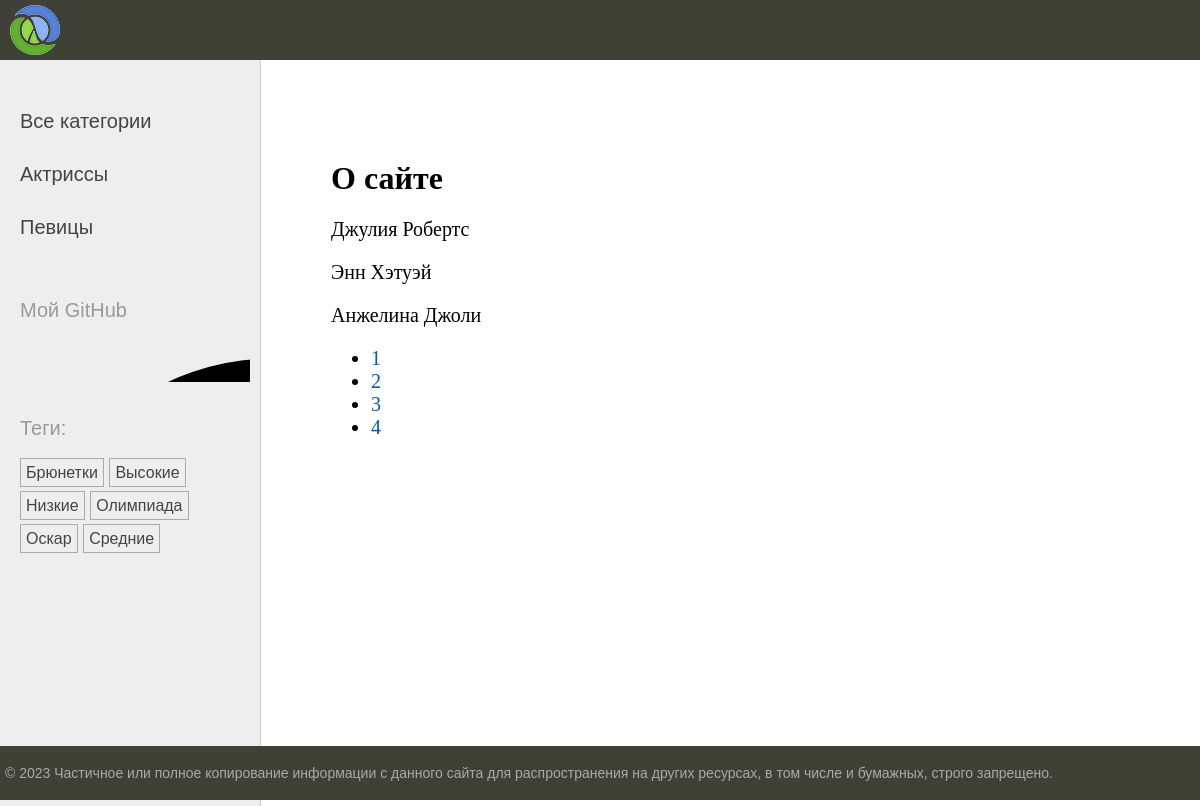
/about/?page=4, run on the app's committed database.
### newsline/models.py (models this page shows, shortened)
class Category(models.Model):
    name = models.CharField(max_length=100, db_index=True, verbose_name='Категория')
    slug = models.SlugField(max_length=255, unique=True, db_index=True)
    class Meta:
        verbose_name = 'Категория'
        verbose_name_plural = 'Категории'
    def get_absolute_url(self):
        return reverse('category', kwargs={'cat_slug': self.slug})

class TagPost(models.Model):
    tag = models.CharField(max_length=100, db_index=True)
    slug = models.SlugField(max_length=255, unique=True, db_index=True)
    def get_absolute_url(self):
        return reverse('tag', kwargs={'tag_slug': self.slug})

class Post(models.Model):
    class Status(models.IntegerChoices):
        DRAFT = 0, 'Черновик'
        PUBLISHED = 1, 'Опубликовано'
    title = models.CharField(max_length=255, verbose_name='Заголовок')
    slug = models.SlugField(max_length=255, unique=True, db_index=True, verbose_name='Слаг',
                            validators=[
                                MinLengthValidator(5),
                                MaxLengthValidator(255),
                            ])
    photo = models.ImageField(upload_to='photos/%Y/%m/%d', default=None, blank=True, null=True, verbose_name='Фотография')
    content = models.TextField(blank=True, verbose_name='Контент')
    time_create = models.DateTimeField(auto_now_add=True, verbose_name='Время создания')
    time_update = models.DateTimeField(auto_now=True, verbose_name='Время обновления')
    is_published = models.IntegerField(choices=Status.choices, default=Status.PUBLISHED, verbose_name='Публикация')
    cat = models.ForeignKey('Category', on_delete=models.PROTECT, related_name='posts', verbose_name='Категория')
    tags = models.ManyToManyField('TagPost', blank=True, related_name='tags', verbose_name='Теги')
    husband = models.OneToOneField('Husband', on_delete=models.SET_NULL, null=True, blank=True, related_name='woman',
                                   verbose_name='Муж')
    objects = models.Manager()
    published = PublishedManager()
    def __str__(self):
        return self.title
    class Meta:
        verbose_name = 'Посты'
        verbose_name_plural = 'Посты'
        ordering = ['-time_create']
        indexes = [
            models.Index(fields=['-time_create'])
        ]

### newsline/views.py (the view)
# urls.py: path('about/', views.about, name='about'),
def about(request):
    contact_list = Post.published.all()
    paginator = Paginator(contact_list, 3)
    page_number = request.GET.get('page')
    page_obj = paginator.get_page(page_number)
    return render(request, 'newsline/about.html',
                  {"title": 'О сайте', 'page_obj': page_obj})

### newsline/models.py (called while the page is built)
    def get_queryset(self):
        return super().get_queryset().filter(is_published=1)

### newsline/templatetags/newsline_tags.py (called while the page is built)
@register.inclusion_tag('newsline/list_categories.html')
def show_categories(cat_selected=0):
    cats = Category.objects.annotate(total=Count('posts')).filter(total__gt=0)
    return {'cats': cats, 'cat_selected': cat_selected}

@register.inclusion_tag('newsline/list_tags.html')
def show_all_tags():
    return {'tags': TagPost.objects.annotate(total=Count('tags')).filter(total__gt=0)}

### newsline/templates/newsline/about.html
{% extends 'base.html' %}
{% block content %}
<h1>{{ title }}</h1>
{% for item in page_obj %}
<p>{{ item}}</p>
{% endfor %}
<nav>
    <ul>
        {% for p in page_obj.paginator.page_range %}
        <li>
            <a href="?page={{ p }}">{{p}}</a>
        </li>
        {% endfor %}
    </ul>
</nav>
{% endblock %}

### newsline/templates/newsline/list_categories.html
{% for cat in cats %}
{% if cat.id == cat_selected %}
<li class="selected">{{cat.name}}</li>
{% else %}
<li><a href="{{ cat.get_absolute_url }}">{{cat.name}}</a></li>
{% endif %}
{% endfor %}

### newsline/templates/newsline/list_tags.html
{% if tags %}
<p>Теги:</p>
<ul class="tags-list">
    {% for t in tags %}
    <li><a href="{{t.get_absolute_url}}">{{t.tag}}</a></li>
    {%endfor%}
</ul>
{% endif %}

### newsline/static/newsline/css/styles.css (style rules this page uses)
html, body { font-family: 'Arial'; margin: 0; padding: 0; height: 100%; width: 100%; color: #444; }
a { color: #0059b2; text-decoration: none; }
.left-chapters ul { width: 230px; margin: 0; padding: 20px 10px 10px 20px; list-style: none; font-size: 20px; }
.left-chapters ul li { margin: 30px 0 0 0; color: #999; }
.left-chapters ul li a { color: #444; text-decoration: none; }
ul.tags-list { width: 100%; margin: 0; padding: 0; list-style: none; }
ul.tags-list li { margin: 0; padding: 0 0 10px; display: inline-block; }
ul.tags-list li a { padding: 5px; font-size: 16px; border: 1px solid #aaa; }
.content-text h1 { font-size: 32px; }

### data on the page
Category: name "Актриссы"
Category: name "Певицы"
TagPost: tag "Брюнетки"
TagPost: tag "Высокие"
TagPost: tag "Низкие"
TagPost: tag "Олимпиада"
TagPost: tag "Оскар"
TagPost: tag "Средние"
Post: title "Джулия Робертс"
Post: title "Энн Хэтуэй"
Post: title "Анжелина Джоли"

### other printed values
{{ title }} "О сайте"
{{ p }} "1" "2" "3" "4"
